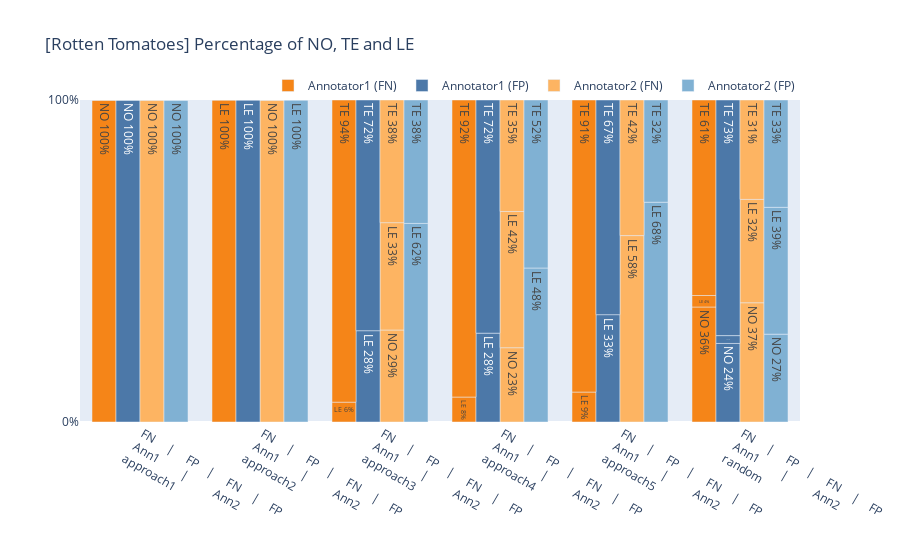

Notebook code cell kept with this figure:
### Code cell
approaches = df_ann1_summ["approach"].map(lambda x: " FN     |     FP    |     FN     |    FP </br></br> Ann1         |          Ann2</br>" + x[:-5])
general_title = f"[{dataset}] Comparation of annotations (FP and FN)"

def trunc(text_iter, label):
    return text_iter.map(lambda x: f"{label} {x:.0f}%")

fig1 = go.Figure(data=[
    go.Bar(name="Annotator1 (FN)", x=approaches, y=df_ann1_summ["FN_NO"]/df_ann1_summ["FN"], text=trunc(df_ann1_summ["FN_NO"]/df_ann1_summ["FN"]*100, "NO"), marker_color=px.colors.qualitative.T10[1], offsetgroup=0, showlegend=False),
    go.Bar(name="Annotator1 (FP)", x=approaches, y=df_ann1_summ["FP_NO"]/df_ann1_summ["FP"], text=trunc(df_ann1_summ["FP_NO"]/df_ann1_summ["FP"]*100, "NO"), marker_color=px.colors.qualitative.T10[0], offsetgroup=1, showlegend=False),
    go.Bar(name="Annotator2 (FN)", x=approaches, y=df_ann2_summ["FN_NO"]/df_ann2_summ["FN"], text=trunc(df_ann2_summ["FN_NO"]/df_ann2_summ["FN"]*100, "NO"), marker_color=px.colors.qualitative.Set3[5], offsetgroup=2, showlegend=False),
    go.Bar(name="Annotator2 (FP)", x=approaches, y=df_ann2_summ["FP_NO"]/df_ann2_summ["FP"], text=trunc(df_ann2_summ["FP_NO"]/df_ann2_summ["FP"]*100, "NO"), marker_color=px.colors.qualitative.Set3[4], offsetgroup=3, showlegend=False),
    go.Bar(name="Annotator1 (FN)", x=approaches, y=df_ann1_summ["FN_LE"]/df_ann1_summ["FN"], text=trunc(df_ann1_summ["FN_LE"]/df_ann1_summ["FN"]*100, "LE"), base=df_ann1_summ["FN_NO"]/df_ann1_summ["FN"], marker_color=px.colors.qualitative.T10[1], offsetgroup=0, showlegend=False),
    go.Bar(name="Annotator1 (FP)", x=approaches, y=df_ann1_summ["FP_LE"]/df_ann1_summ["FP"], text=trunc(df_ann1_summ["FP_LE"]/df_ann1_summ["FP"]*100, "LE"), base=df_ann1_summ["FP_NO"]/df_ann1_summ["FP"], marker_color=px.colors.qualitative.T10[0], offsetgroup=1, showlegend=False),
    go.Bar(name="Annotator2 (FN)", x=approaches, y=df_ann2_summ["FN_LE"]/df_ann2_summ["FN"], text=trunc(df_ann2_summ["FN_LE"]/df_ann2_summ["FN"]*100, "LE"), base=df_ann2_summ["FN_NO"]/df_ann2_summ["FN"], marker_color=px.colors.qualitative.Set3[5], offsetgroup=2, showlegend=False),
    go.Bar(name="Annotator2 (FP)", x=approaches, y=df_ann2_summ["FP_LE"]/df_ann2_summ["FP"], text=trunc(df_ann2_summ["FP_LE"]/df_ann2_summ["FP"]*100, "LE"), base=df_ann2_summ["FP_NO"]/df_ann2_summ["FP"], marker_color=px.colors.qualitative.Set3[4], offsetgroup=3, showlegend=False),
    go.Bar(name="Annotator1 (FN)", x=approaches, y=df_ann1_summ["FN_TE"]/df_ann1_summ["FN"], text=trunc(df_ann1_summ["FN_TE"]/df_ann1_summ["FN"]*100, "TE"), base=df_ann1_summ["FN_LE"]/df_ann1_summ["FN"] + df_ann1_summ["FN_NO"]/df_ann1_summ["FN"], marker_color=px.colors.qualitative.T10[1], offsetgroup=0),
    go.Bar(name="Annotator1 (FP)", x=approaches, y=df_ann1_summ["FP_TE"]/df_ann1_summ["FP"], text=trunc(df_ann1_summ["FP_TE"]/df_ann1_summ["FP"]*100, "TE"), base=df_ann1_summ["FP_LE"]/df_ann1_summ["FP"] + df_ann1_summ["FP_NO"]/df_ann1_summ["FP"], marker_color=px.colors.qualitative.T10[0], offsetgroup=1),
    go.Bar(name="Annotator2 (FN)", x=approaches, y=df_ann2_summ["FN_TE"]/df_ann2_summ["FN"], text=trunc(df_ann2_summ["FN_TE"]/df_ann2_summ["FN"]*100, "TE"), base=df_ann2_summ["FN_LE"]/df_ann2_summ["FN"] + df_ann2_summ["FN_NO"]/df_ann2_summ["FN"], marker_color=px.colors.qualitative.Set3[5], offsetgroup=2),
    go.Bar(name="Annotator2 (FP)", x=approaches, y=df_ann2_summ["FP_TE"]/df_ann2_summ["FP"], text=trunc(df_ann2_summ["FP_TE"]/df_ann2_summ["FP"]*100, "TE"), base=df_ann2_summ["FP_LE"]/df_ann2_summ["FP"] + df_ann2_summ["FP_NO"]/df_ann2_summ["FP"] , marker_color=px.colors.qualitative.Set3[4], offsetgroup=3),
])
fig1.update_layout(title=f"[{dataset}] Percentage of NO, TE and LE", barmode="group", legend=dict(
    yanchor="bottom",
    y=1,
    xanchor="right",
    x=1,
    orientation="h" 
),)
fig1.update_traces(textposition='inside')
fig1.update_xaxes(tickvals=[0,1,2,3,4,5],ticktext=approaches)
fig1.update_yaxes(range=[0, 1], tickformat = '.0%', nticks=2)

fig1.show()

### Figure 1 — Plotly figure (JSON) as saved in the notebook; plotly's stock layout.template omitted (floating-point values rounded to 4 significant figures)
{"data": [{"marker": {"color": "#F58518"}, "name": "Annotator1 (FN)", "offsetgroup": "0", "showlegend": false, "text": ["NO 100%", "NO 0%", "NO 0%", "NO 0%", "NO 0%", "NO 36%"], "textposition": "inside", "type": "bar", "x": [" FN     |     FP    |     FN     |    FP </br></br> Ann1         |          Ann2</br>approach1", " FN     |     FP    |     FN     |    FP </br></br> Ann1         |          Ann2</br>approach2", " FN     |     FP    |     FN     |    FP </br></br> Ann1         |          Ann2</br>approach3", " FN     |     FP    |     FN     |    FP </br></br> Ann1         |          Ann2</br>approach4", " FN     |     FP    |     FN     |    FP </br></br> Ann1         |          Ann2</br>approach5", " FN     |     FP    |     FN     |    FP </br></br> Ann1         |          Ann2</br>random"], "y": [1, 0, 0, 0, 0, 0.3571]}, {"marker": {"color": "#4C78A8"}, "name": "Annotator1 (FP)", "offsetgroup": "1", "showlegend": false, "text": ["NO 100%", "NO 0%", "NO 0%", "NO 0%", "NO 0%", "NO 24%"], "textposition": "inside", "type": "bar", "x": [" FN     |     FP    |     FN     |    FP </br></br> Ann1         |          Ann2</br>approach1", " FN     |     FP    |     FN     |    FP </br></br> Ann1         |          Ann2</br>approach2", " FN     |     FP    |     FN     |    FP </br></br> Ann1         |          Ann2</br>approach3", " FN     |     FP    |     FN     |    FP </br></br> Ann1         |          Ann2</br>approach4", " FN     |     FP    |     FN     |    FP </br></br> Ann1         |          Ann2</br>approach5", " FN     |     FP    |     FN     |    FP </br></br> Ann1         |          Ann2</br>random"], "y": [1, 0, 0, 0, 0, 0.2439]}, {"marker": {"color": "rgb(253,180,98)"}, "name": "Annotator2 (FN)", "offsetgroup": "2", "showlegend": false, "text": ["NO 100%", "NO 100%", "NO 29%", "NO 23%", "NO 0%", "NO 37%"], "textposition": "inside", "type": "bar", "x": [" FN     |     FP    |     FN     |    FP </br></br> Ann1         |          Ann2</br>approach1", " FN     |     FP    |     FN     |    FP </br></br> Ann1         |          Ann2</br>approach2", " FN     |     FP    |     FN     |    FP </br></br> Ann1         |          Ann2</br>approach3", " FN     |     FP    |     FN     |    FP </br></br> Ann1         |          Ann2</br>approach4", " FN     |     FP    |     FN     |    FP </br></br> Ann1         |          Ann2</br>approach5", " FN     |     FP    |     FN     |    FP </br></br> Ann1         |          Ann2</br>random"], "y": [1, 1, 0.2857, 0.2308, 0, 0.3704]}, {"marker": {"color": "rgb(128,177,211)"}, "name": "Annotator2 (FP)", "offsetgroup": "3", "showlegend": false, "text": ["NO 100%", "NO 0%", "NO 0%", "NO 0%", "NO 0%", "NO 27%"], "textposition": "inside", "type": "bar", "x": [" FN     |     FP    |     FN     |    FP </br></br> Ann1         |          Ann2</br>approach1", " FN     |     FP    |     FN     |    FP </br></br> Ann1         |          Ann2</br>approach2", " FN     |     FP    |     FN     |    FP </br></br> Ann1         |          Ann2</br>approach3", " FN     |     FP    |     FN     |    FP </br></br> Ann1         |          Ann2</br>approach4", " FN     |     FP    |     FN     |    FP </br></br> Ann1         |          Ann2</br>approach5", " FN     |     FP    |     FN     |    FP </br></br> Ann1         |          Ann2</br>random"], "y": [1, 0, 0, 0, 0, 0.2727]}, {"base": [1, 0, 0, 0, 0, 0.3571], "marker": {"color": "#F58518"}, "name": "Annotator1 (FN)", "offsetgroup": "0", "showlegend": false, "text": ["LE 0%", "LE 100%", "LE 6%", "LE 8%", "LE 9%", "LE 4%"], "textposition": "inside", "type": "bar", "x": [" FN     |     FP    |     FN     |    FP </br></br> Ann1         |          Ann2</br>approach1", " FN     |     FP    |     FN     |    FP </br></br> Ann1         |          Ann2</br>approach2", " FN     |     FP    |     FN     |    FP </br></br> Ann1         |          Ann2</br>approach3", " FN     |     FP    |     FN     |    FP </br></br> Ann1         |          Ann2</br>approach4", " FN     |     FP    |     FN     |    FP </br></br> Ann1         |          Ann2</br>approach5", " FN     |     FP    |     FN     |    FP </br></br> Ann1         |          Ann2</br>random"], "y": [0, 1, 0.06154, 0.07752, 0.09302, 0.03571]}, {"base": [1, 0, 0, 0, 0, 0.2439], "marker": {"color": "#4C78A8"}, "name": "Annotator1 (FP)", "offsetgroup": "1", "showlegend": false, "text": ["LE 0%", "LE 100%", "LE 28%", "LE 28%", "LE 33%", "LE 2%"], "textposition": "inside", "type": "bar", "x": [" FN     |     FP    |     FN     |    FP </br></br> Ann1         |          Ann2</br>approach1", " FN     |     FP    |     FN     |    FP </br></br> Ann1         |          Ann2</br>approach2", " FN     |     FP    |     FN     |    FP </br></br> Ann1         |          Ann2</br>approach3", " FN     |     FP    |     FN     |    FP </br></br> Ann1         |          Ann2</br>approach4", " FN     |     FP    |     FN     |    FP </br></br> Ann1         |          Ann2</br>approach5", " FN     |     FP    |     FN     |    FP </br></br> Ann1         |          Ann2</br>random"], "y": [0, 1, 0.2836, 0.2759, 0.3333, 0.02439]}, {"base": [1, 1, 0.2857, 0.2308, 0, 0.3704], "marker": {"color": "rgb(253,180,98)"}, "name": "Annotator2 (FN)", "offsetgroup": "2", "showlegend": false, "text": ["LE 0%", "LE 0%", "LE 33%", "LE 42%", "LE 58%", "LE 32%"], "textposition": "inside", "type": "bar", "x": [" FN     |     FP    |     FN     |    FP </br></br> Ann1         |          Ann2</br>approach1", " FN     |     FP    |     FN     |    FP </br></br> Ann1         |          Ann2</br>approach2", " FN     |     FP    |     FN     |    FP </br></br> Ann1         |          Ann2</br>approach3", " FN     |     FP    |     FN     |    FP </br></br> Ann1         |          Ann2</br>approach4", " FN     |     FP    |     FN     |    FP </br></br> Ann1         |          Ann2</br>approach5", " FN     |     FP    |     FN     |    FP </br></br> Ann1         |          Ann2</br>random"], "y": [0, 0, 0.3333, 0.4231, 0.5789, 0.321]}, {"base": [1, 0, 0, 0, 0, 0.2727], "marker": {"color": "rgb(128,177,211)"}, "name": "Annotator2 (FP)", "offsetgroup": "3", "showlegend": false, "text": ["LE 0%", "LE 100%", "LE 62%", "LE 48%", "LE 68%", "LE 39%"], "textposition": "inside", "type": "bar", "x": [" FN     |     FP    |     FN     |    FP </br></br> Ann1         |          Ann2</br>approach1", " FN     |     FP    |     FN     |    FP </br></br> Ann1         |          Ann2</br>approach2", " FN     |     FP    |     FN     |    FP </br></br> Ann1         |          Ann2</br>approach3", " FN     |     FP    |     FN     |    FP </br></br> Ann1         |          Ann2</br>approach4", " FN     |     FP    |     FN     |    FP </br></br> Ann1         |          Ann2</br>approach5", " FN     |     FP    |     FN     |    FP </br></br> Ann1         |          Ann2</br>random"], "y": [0, 1, 0.6167, 0.4783, 0.6825, 0.3939]}, {"base": [1, 1, 0.06154, 0.07752, 0.09302, 0.3929], "marker": {"color": "#F58518"}, "name": "Annotator1 (FN)", "offsetgroup": "0", "text": ["TE 0%", "TE 0%", "TE 94%", "TE 92%", "TE 91%", "TE 61%"], "textposition": "inside", "type": "bar", "x": [" FN     |     FP    |     FN     |    FP </br></br> Ann1         |          Ann2</br>approach1", " FN     |     FP    |     FN     |    FP </br></br> Ann1         |          Ann2</br>approach2", " FN     |     FP    |     FN     |    FP </br></br> Ann1         |          Ann2</br>approach3", " FN     |     FP    |     FN     |    FP </br></br> Ann1         |          Ann2</br>approach4", " FN     |     FP    |     FN     |    FP </br></br> Ann1         |          Ann2</br>approach5", " FN     |     FP    |     FN     |    FP </br></br> Ann1         |          Ann2</br>random"], "y": [0, 0, 0.9385, 0.9225, 0.907, 0.6071]}, {"base": [1, 1, 0.2836, 0.2759, 0.3333, 0.2683], "marker": {"color": "#4C78A8"}, "name": "Annotator1 (FP)", "offsetgroup": "1", "text": ["TE 0%", "TE 0%", "TE 72%", "TE 72%", "TE 67%", "TE 73%"], "textposition": "inside", "type": "bar", "x": [" FN     |     FP    |     FN     |    FP </br></br> Ann1         |          Ann2</br>approach1", " FN     |     FP    |     FN     |    FP </br></br> Ann1         |          Ann2</br>approach2", " FN     |     FP    |     FN     |    FP </br></br> Ann1         |          Ann2</br>approach3", " FN     |     FP    |     FN     |    FP </br></br> Ann1         |          Ann2</br>approach4", " FN     |     FP    |     FN     |    FP </br></br> Ann1         |          Ann2</br>approach5", " FN     |     FP    |     FN     |    FP </br></br> Ann1         |          Ann2</br>random"], "y": [0, 0, 0.7164, 0.7241, 0.6667, 0.7317]}, {"base": [1, 1, 0.619, 0.6538, 0.5789, 0.6914], "marker": {"color": "rgb(253,180,98)"}, "name": "Annotator2 (FN)", "offsetgroup": "2", "text": ["TE 0%", "TE 0%", "TE 38%", "TE 35%", "TE 42%", "TE 31%"], "textposition": "inside", "type": "bar", "x": [" FN     |     FP    |     FN     |    FP </br></br> Ann1         |          Ann2</br>approach1", " FN     |     FP    |     FN     |    FP </br></br> Ann1         |          Ann2</br>approach2", " FN     |     FP    |     FN     |    FP </br></br> Ann1         |          Ann2</br>approach3", " FN     |     FP    |     FN     |    FP </br></br> Ann1         |          Ann2</br>approach4", " FN     |     FP    |     FN     |    FP </br></br> Ann1         |          Ann2</br>approach5", " FN     |     FP    |     FN     |    FP </br></br> Ann1         |          Ann2</br>random"], "y": [0, 0, 0.381, 0.3462, 0.4211, 0.3086]}, {"base": [1, 1, 0.6167, 0.4783, 0.6825, 0.6667], "marker": {"color": "rgb(128,177,211)"}, "name": "Annotator2 (FP)", "offsetgroup": "3", "text": ["TE 0%", "TE 0%", "TE 38%", "TE 52%", "TE 32%", "TE 33%"], "textposition": "inside", "type": "bar", "x": [" FN     |     FP    |     FN     |    FP </br></br> Ann1         |          Ann2</br>approach1", " FN     |     FP    |     FN     |    FP </br></br> Ann1         |          Ann2</br>approach2", " FN     |     FP    |     FN     |    FP </br></br> Ann1         |          Ann2</br>approach3", " FN     |     FP    |     FN     |    FP </br></br> Ann1         |          Ann2</br>approach4", " FN     |     FP    |     FN     |    FP </br></br> Ann1         |          Ann2</br>approach5", " FN     |     FP    |     FN     |    FP </br></br> Ann1         |          Ann2</br>random"], "y": [0, 0, 0.3833, 0.5217, 0.3175, 0.3333]}], "layout": {"barmode": "group", "legend": {"orientation": "h", "x": 1, "xanchor": "right", "y": 1, "yanchor": "bottom"}, "title": {"text": "[Rotten Tomatoes] Percentage of NO, TE and LE"}, "xaxis": {"ticktext": [" FN     |     FP    |     FN     |    FP </br></br> Ann1         |          Ann2</br>approach1", " FN     |     FP    |     FN     |    FP </br></br> Ann1         |          Ann2</br>approach2", " FN     |     FP    |     FN     |    FP </br></br> Ann1         |          Ann2</br>approach3", " FN     |     FP    |     FN     |    FP </br></br> Ann1         |          Ann2</br>approach4", " FN     |     FP    |     FN     |    FP </br></br> Ann1         |          Ann2</br>approach5", " FN     |     FP    |     FN     |    FP </br></br> Ann1         |          Ann2</br>random"], "tickvals": [0, 1, 2, 3, 4, 5]}, "yaxis": {"nticks": 2, "range": [0, 1], "tickformat": ".0%"}}}
